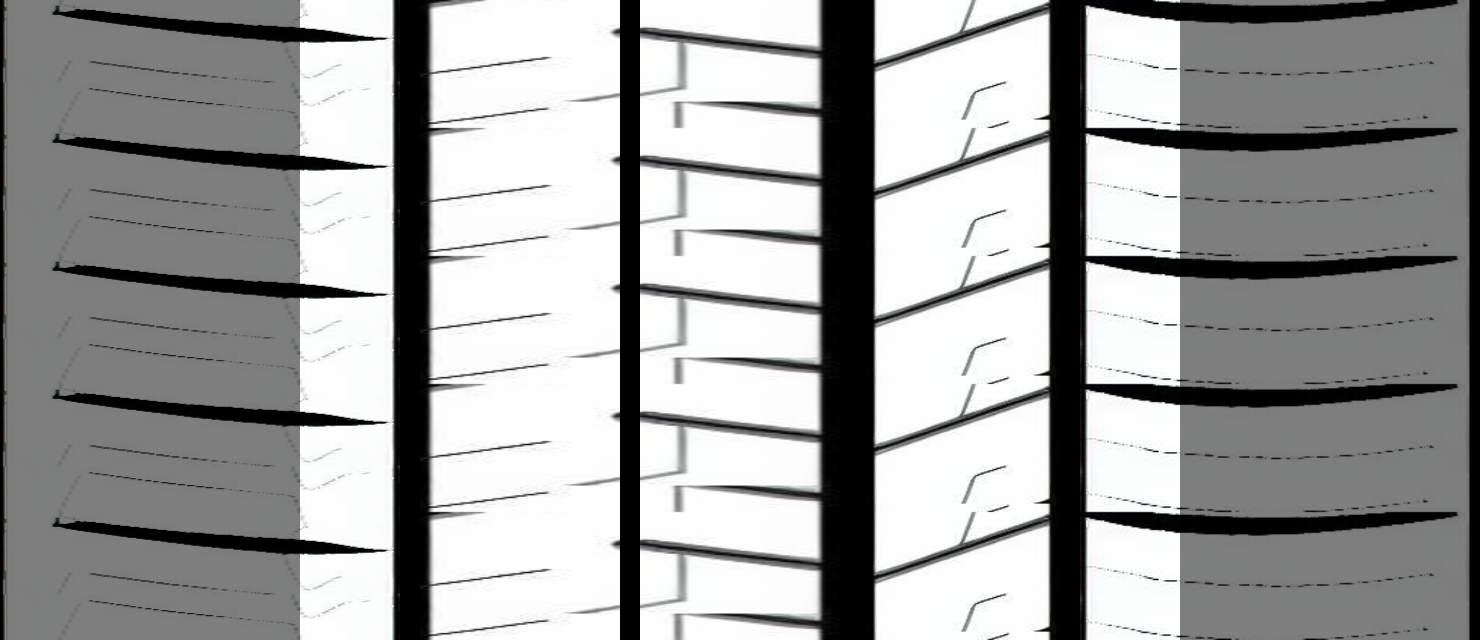
#> input picture tests/datasets/stitching/correct_continuity1.png, 1480 x 640 px
$ python -i longitudinal_groove.py   (imports and definitions only)
#> lines starting #> are read from the running program, lines starting #| are printed output that depends on the picture; after the words box and inside, x2 and y2 are one past the last pixel; in counts of white or black regions, pixels touching at a corner belong together
### tire_ai_pattern/utils/logger.py
# -*- coding: utf-8 -*-

"""
日志模块

提供标准化的日志系统。
"""

import logging
from datetime import datetime
from pathlib import Path
from typing import Optional


# 项目根目录（logger.py 位于 tire_ai_pattern/utils/ 下，上溯两级即为项目根）
_PROJECT_ROOT = Path(__file__).resolve().parent.parent.parent


def _ensure_file_handler(logger: logging.Logger, level: int, formatter: logging.Formatter) -> None:
    """确保 logger 拥有文件 handler，写入 .logs/project.log。"""
    _log_dir = _PROJECT_ROOT / ".logs"
    _log_dir.mkdir(parents=True, exist_ok=True)
    _file_handler = logging.FileHandler(str(_log_dir / "project.log"), encoding="utf-8")
    _file_handler.setLevel(level)
    _file_handler.setFormatter(formatter)
    logger.addHandler(_file_handler)


def setup_logger(
    name: str = "giti_tire",
    level: str = "INFO",
    log_file: Optional[str] = None,
    console_output: bool = True
) -> logging.Logger:
    """
    设置并返回一个配置好的日志记录器。

    所有项目日志统一写入 .logs/project.log（文件 handler 等级为 DEBUG，
    保证 debug 级别日志也能落盘），控制台输出等级由 level 参数控制。

    Args:
        name: 日志记录器名称
        level: 日志级别 (DEBUG, INFO, WARNING, ERROR, CRITICAL)
        log_file: 日志文件路径（可选，不影响默认 .logs/project.log）
        console_output: 是否输出到控制台

    Returns:
        配置好的日志记录器
    """
    logger = logging.getLogger(name)
    logger.setLevel(getattr(logging, level.upper()))

    # 避免重复添加处理器
    if logger.handlers:
        return logger

    formatter = logging.Formatter(
        '%(asctime)s - %(name)s - %(levelname)s - %(message)s',
        datefmt='%Y-%m-%d %H:%M:%S'
    )

    # —— 默认文件 handler：所有日志统一写入 .logs/project.log ——
    _ensure_file_handler(logger, logging.DEBUG, formatter)

    # 显式指定的 log_file（额外输出）
    if log_file:
        log_path = Path(log_file)
        log_dir = log_path.parent
        if log_dir != Path('.') and not log_dir.exists():
            log_dir.mkdir(parents=True, exist_ok=True)

        file_handler = logging.FileHandler(str(log_path), encoding='utf-8')
        file_handler.setLevel(getattr(logging, level.upper()))
        file_handler.setFormatter(formatter)
        logger.addHandler(file_handler)

    # 控制台处理器
    if console_output:
        console_handler = logging.StreamHandler()
        console_handler.setLevel(getattr(logging, level.upper()))
        console_handler.setFormatter(formatter)
        logger.addHandler(console_handler)

    return logger


def get_logger(name: str = "giti_tire") -> logging.Logger:
    """
    获取或创建日志记录器。

    Args:
        name: 日志记录器名称

    Returns:
        日志记录器实例
    """
    if not hasattr(logging.Logger, 'manager'):
        return setup_logger(name)

    logger = logging.getLogger(name)
    if not logger.handlers:
        return setup_logger(name)
    return logger


class LoggerMixin:
    """日志记录器混入类，为类提供日志功能。"""

    # [4 lines left out: function logger, not called in this run]


# 创建默认日志记录器
default_logger = get_logger("tire-ai-pattern")

### tire_ai_pattern/core/detection/longitudinal_groove.py
from __future__ import annotations

from dataclasses import dataclass

import cv2
import numpy as np

from tire_ai_pattern.common.exceptions import InputDataError, InputTypeError
from tire_ai_pattern.utils.logger import get_logger


RowData = list[tuple[int, float, float]]
Segment = tuple[float, float, int, int]

logger = get_logger(__name__)
#> further down, picture is the input picture: shape (640, 1480, 3); mean B, G, R 161, 161.2, 160.8


@dataclass
class _ActiveTrack:
    """逐行追踪中的临时纵向轨迹。"""

    data: RowData
    last_row: int
    last_center_x: float


def detect_longitudinal_grooves(
    image: np.ndarray,
    nominal_width_px: float = 4.0,
    min_width_px: int = 3,
    max_width_px: int = 12,
    narrow_cluster_px: int = 12,
    edge_margin_px: int = 13,
    min_segment_length_px: int = 16,
    max_angle_deg: float = 30.0,
    is_debug: bool = False,
) -> tuple[int, list[float], list[float], np.ndarray | None, np.ndarray | None]:
    """
    检测小图中的纵向细沟或纵向钢片。

    算法层只负责输出检测特征，不接收小图类型，不进行打分，也不判断 center/side 的数量是否合规。
    调用方可基于 ``groove_count``、``groove_positions_px`` 和 ``groove_widths_px`` 执行后续业务逻辑。

    参数：
        image: BGR 图像数组，形状必须为 ``(H, W, 3)``。
        nominal_width_px: 纵向细沟名义宽度，单位为像素。
        min_width_px: 候选线段的最小逐行均值宽度，单位为像素。
        max_width_px: 候选线段的最大逐行均值宽度，单位为像素。
        narrow_cluster_px: 单行窄簇筛选宽度上限，单位为像素。
        edge_margin_px: 左右边缘忽略宽度，单位为像素。
        min_segment_length_px: 候选线段的最小纵向长度，单位为像素。
        max_angle_deg: 相邻行中心点允许偏离竖直方向的最大角度。
        is_debug: 为 ``True`` 时返回 ``line_mask`` 和 ``debug_image``；否则二者为 ``None``。

    返回：
        五元组：纵向细沟数量、中心位置列表、宽度列表、掩码、调试图。

    抛出异常：
        InputTypeError: 入参类型不符合约定。
        InputDataError: 入参数据内容不满足算法前置条件。
    """
    _validate_inputs(
        image=image,
        nominal_width_px=nominal_width_px,
        min_width_px=min_width_px,
        max_width_px=max_width_px,
        narrow_cluster_px=narrow_cluster_px,
        edge_margin_px=edge_margin_px,
        min_segment_length_px=min_segment_length_px,
        max_angle_deg=max_angle_deg,
        is_debug=is_debug,
    )
    logger.debug("开始纵向细沟检测")

    gray_image = cv2.cvtColor(image, cv2.COLOR_BGR2GRAY)
    blurred_image = cv2.GaussianBlur(gray_image, (3, 3), 0)
    binary_image = cv2.adaptiveThreshold(
        blurred_image,
        255,
        cv2.ADAPTIVE_THRESH_GAUSSIAN_C,
        cv2.THRESH_BINARY_INV,
        blockSize=31,
        C=5,
    )
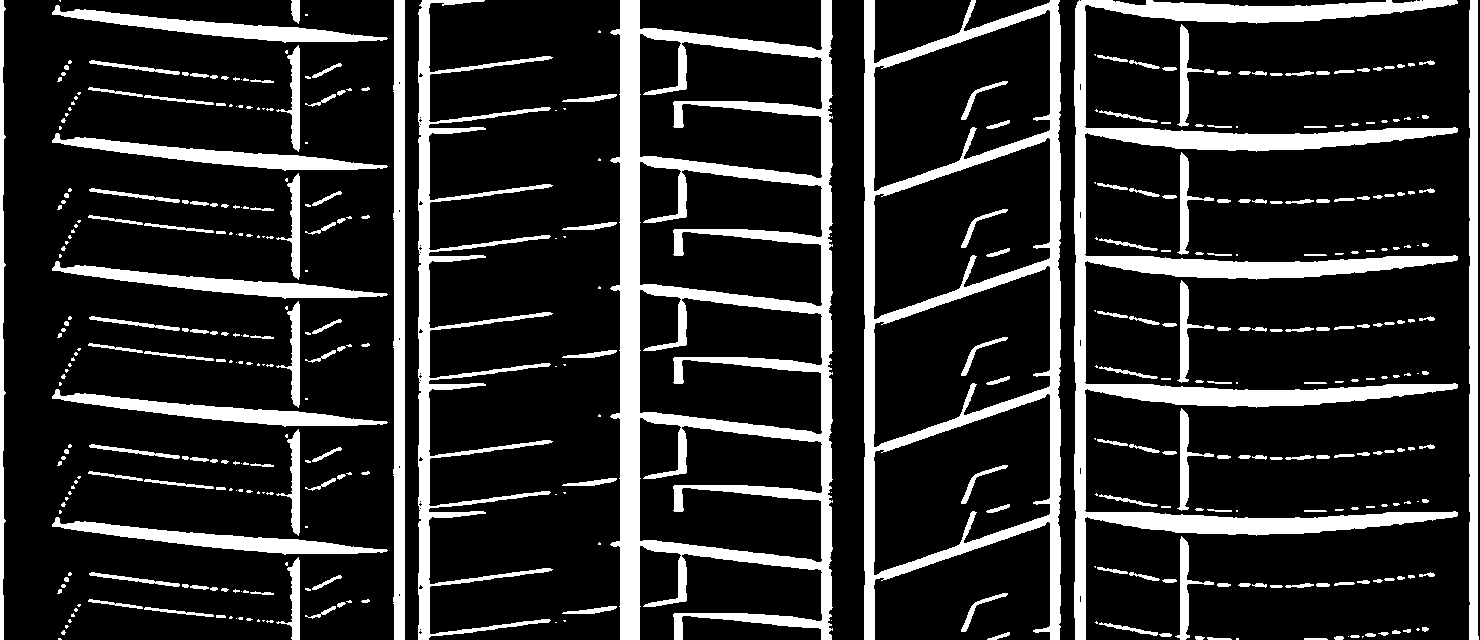
#> binary_image: shape (640, 1480); 17.6% white; 411 white regions (183 under 20 px), largest, box (x1, y1, x2, y2) and area: (610, 0, 833, 640) 38381, (1074, 0, 1458, 640) 33148, (864, 0, 1061, 640) 22950

    dedup_distance_px = nominal_width_px * 2.0
    positions, groove_count, line_mask, widths = _analyze_vertical_lines(
        binary=binary_image,
        min_width_px=min_width_px,
        narrow_cluster_px=narrow_cluster_px,
        edge_margin_px=edge_margin_px,
        min_segment_length_px=min_segment_length_px,
        max_angle_deg=max_angle_deg,
        max_width_px=max_width_px,
        dedup_distance_px=dedup_distance_px,
    )

    result_mask = None
    debug_image = None
    if is_debug:
        result_mask = line_mask
        debug_image = _draw_debug_image(
            image=image,
            line_mask=line_mask,
            positions=positions,
            count=groove_count,
        )

    logger.debug("纵向细沟检测完成，数量=%d，位置=%s", groove_count, positions)
    return groove_count, positions, widths, result_mask, debug_image


def _validate_inputs(
    image: np.ndarray,
    nominal_width_px: float,
    min_width_px: int,
    max_width_px: int,
    narrow_cluster_px: int,
    edge_margin_px: int,
    min_segment_length_px: int,
    max_angle_deg: float,
    is_debug: bool,
) -> None:
    if not isinstance(image, np.ndarray):
        raise InputTypeError("detect_longitudinal_grooves", "image", "np.ndarray", type(image).__name__)
    if image.ndim != 3 or image.shape[2] != 3:
        raise InputDataError("detect_longitudinal_grooves", "image", "expected BGR image with shape (H, W, 3)", image.shape)
    if not isinstance(is_debug, bool):
        raise InputTypeError("detect_longitudinal_grooves", "is_debug", "bool", type(is_debug).__name__)

    _validate_positive_number("nominal_width_px", nominal_width_px)
    _validate_positive_int("min_width_px", min_width_px)
    _validate_positive_int("max_width_px", max_width_px)
    _validate_positive_int("narrow_cluster_px", narrow_cluster_px)
    _validate_non_negative_int("edge_margin_px", edge_margin_px)
    _validate_positive_int("min_segment_length_px", min_segment_length_px)
    _validate_positive_number("max_angle_deg", max_angle_deg)

    if max_width_px < min_width_px:
        raise InputDataError("detect_longitudinal_grooves", "max_width_px", "must be greater than or equal to min_width_px", max_width_px)
    if narrow_cluster_px < min_width_px:
        raise InputDataError("detect_longitudinal_grooves", "narrow_cluster_px", "must be greater than or equal to min_width_px", narrow_cluster_px)
    if max_angle_deg >= 85:
        raise InputDataError("detect_longitudinal_grooves", "max_angle_deg", "must be less than 85", max_angle_deg)


def _is_real_number(value: object) -> bool:
    return isinstance(value, (int, float)) and not isinstance(value, bool)


def _validate_positive_number(param: str, value: object) -> None:
    if not _is_real_number(value):
        raise InputTypeError("detect_longitudinal_grooves", param, "int or float", type(value).__name__)
    if value <= 0:
        raise InputDataError("detect_longitudinal_grooves", param, "must be positive", value)


def _validate_positive_int(param: str, value: object) -> None:
    if not isinstance(value, int) or isinstance(value, bool):
        raise InputTypeError("detect_longitudinal_grooves", param, "int", type(value).__name__)
    if value <= 0:
        raise InputDataError("detect_longitudinal_grooves", param, "must be positive", value)


def _validate_non_negative_int(param: str, value: object) -> None:
    if not isinstance(value, int) or isinstance(value, bool):
        raise InputTypeError("detect_longitudinal_grooves", param, "int", type(value).__name__)
    if value < 0:
        raise InputDataError("detect_longitudinal_grooves", param, "must be non-negative", value)


def _bridge_small_vertical_gaps(binary: np.ndarray, max_gap_px: int = 4) -> np.ndarray:
    """用纵向闭运算桥接细沟中的小断点。"""
    kernel = cv2.getStructuringElement(cv2.MORPH_RECT, (1, max_gap_px + 1))
    return cv2.morphologyEx(binary, cv2.MORPH_CLOSE, kernel)


def _split_row_data_by_angle(
    row_data: RowData,
    max_angle_deg: float,
    smooth_half_window: int = 3,
) -> list[RowData]:
    """按局部偏转角度把一条轨迹切分为若干近竖直子段。"""
    if not row_data:
        return []
    if len(row_data) == 1:
        return [row_data]

    center_values = np.array([row_item[1] for row_item in row_data], dtype=np.float64)
    smoothed_centers = np.array(
        [
            center_values[max(0, index - smooth_half_window): min(len(row_data), index + smooth_half_window + 1)].mean()
            for index in range(len(row_data))
        ]
    )

    max_slope = float(np.tan(np.radians(max_angle_deg)))
    segments: list[RowData] = []
    segment_start = 0

    for row_index in range(1, len(row_data)):
        previous_row = row_data[row_index - 1][0]
        current_row = row_data[row_index][0]
        row_gap = max(1, current_row - previous_row)
        center_delta = abs(smoothed_centers[row_index] - smoothed_centers[row_index - 1])

        if center_delta > max_slope * row_gap:
            segments.append(row_data[segment_start:row_index])
            segment_start = row_index

    segments.append(row_data[segment_start:])
    return [segment for segment in segments if segment]


def _build_groove_tracks(
    all_row_clusters: list[tuple[int, list[tuple[int, int]]]],
    max_dx: float = 8.0,
    max_gap_rows: int = 5,
) -> list[RowData]:
    """根据逐行窄簇构建跨行纵向轨迹。"""
    active_tracks: list[_ActiveTrack] = []
    finished_tracks: list[RowData] = []

    for row_index, clusters in all_row_clusters:
        cluster_info = [((start_col + end_col) / 2.0, float(end_col - start_col + 1)) for start_col, end_col in clusters]

        still_active: list[_ActiveTrack] = []
        for track in active_tracks:
            if row_index - track.last_row > max_gap_rows:
                finished_tracks.append(track.data)
            else:
                still_active.append(track)
        active_tracks = still_active

        candidates: list[tuple[float, int, int]] = []
        for track_index, track in enumerate(active_tracks):
            for cluster_index, (center_x, _row_width) in enumerate(cluster_info):
                distance = abs(center_x - track.last_center_x)
                if distance <= max_dx:
                    candidates.append((distance, track_index, cluster_index))
        candidates.sort()

        matched_tracks: set[int] = set()
        matched_clusters: set[int] = set()
        for _distance, track_index, cluster_index in candidates:
            if track_index in matched_tracks or cluster_index in matched_clusters:
                continue
            center_x, row_width = cluster_info[cluster_index]
            active_tracks[track_index].data.append((row_index, center_x, row_width))
            active_tracks[track_index].last_row = row_index
            active_tracks[track_index].last_center_x = center_x
            matched_tracks.add(track_index)
            matched_clusters.add(cluster_index)

        for cluster_index, (center_x, row_width) in enumerate(cluster_info):
            if cluster_index not in matched_clusters:
                active_tracks.append(_ActiveTrack(data=[(row_index, center_x, row_width)], last_row=row_index, last_center_x=center_x))

    for track in active_tracks:
        finished_tracks.append(track.data)
    return finished_tracks


def _analyze_vertical_lines(
    binary: np.ndarray,
    min_width_px: int,
    narrow_cluster_px: int,
    edge_margin_px: int = 0,
    min_segment_length_px: int = 1,
    max_angle_deg: float = 30.0,
    max_width_px: int = 12,
    dedup_distance_px: float = 8.0,
) -> tuple[list[float], int, np.ndarray, list[float]]:
    """从二值图中提取纵向细沟位置、数量、掩码和宽度。"""
#> called with min_width_px = 3, narrow_cluster_px = 12, edge_margin_px = 13, min_segment_length_px = 16, max_angle_deg = 30, max_width_px = 12, dedup_distance_px = 8
    working_binary = binary.copy()
    image_width = binary.shape[1]

    if edge_margin_px > 0:
        working_binary[:, :edge_margin_px] = 0
        working_binary[:, max(0, image_width - edge_margin_px):] = 0

    bridged_binary = _bridge_small_vertical_gaps(working_binary, max_gap_px=4)
#> in _bridge_small_vertical_gaps, `return cv2.morphologyEx(binary, cv2.MORPH_CLOSE, kernel)`:
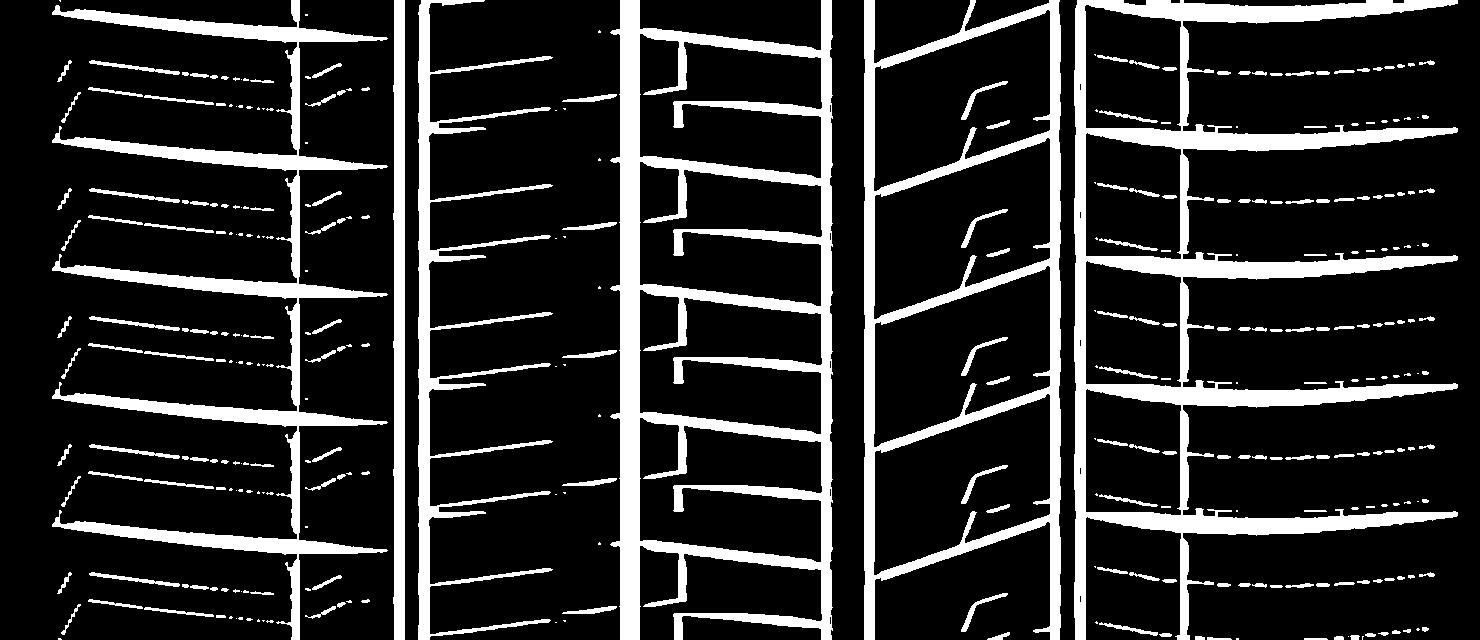
#> returned value: shape (640, 1480); 16.9% white; 328 white regions (120 under 20 px), largest, box (x1, y1, x2, y2) and area: (610, 0, 833, 640) 38646, (1074, 0, 1458, 640) 38574, (52, 0, 388, 640) 23371
    max_tilt_vertical_span = int(min_width_px / np.tan(np.radians(max_angle_deg)))
    vertical_open_height = max(3, min(max_tilt_vertical_span, min_segment_length_px // 2))
    open_kernel = cv2.getStructuringElement(cv2.MORPH_RECT, (1, vertical_open_height))
    bridged_binary = cv2.morphologyEx(bridged_binary, cv2.MORPH_OPEN, open_kernel)
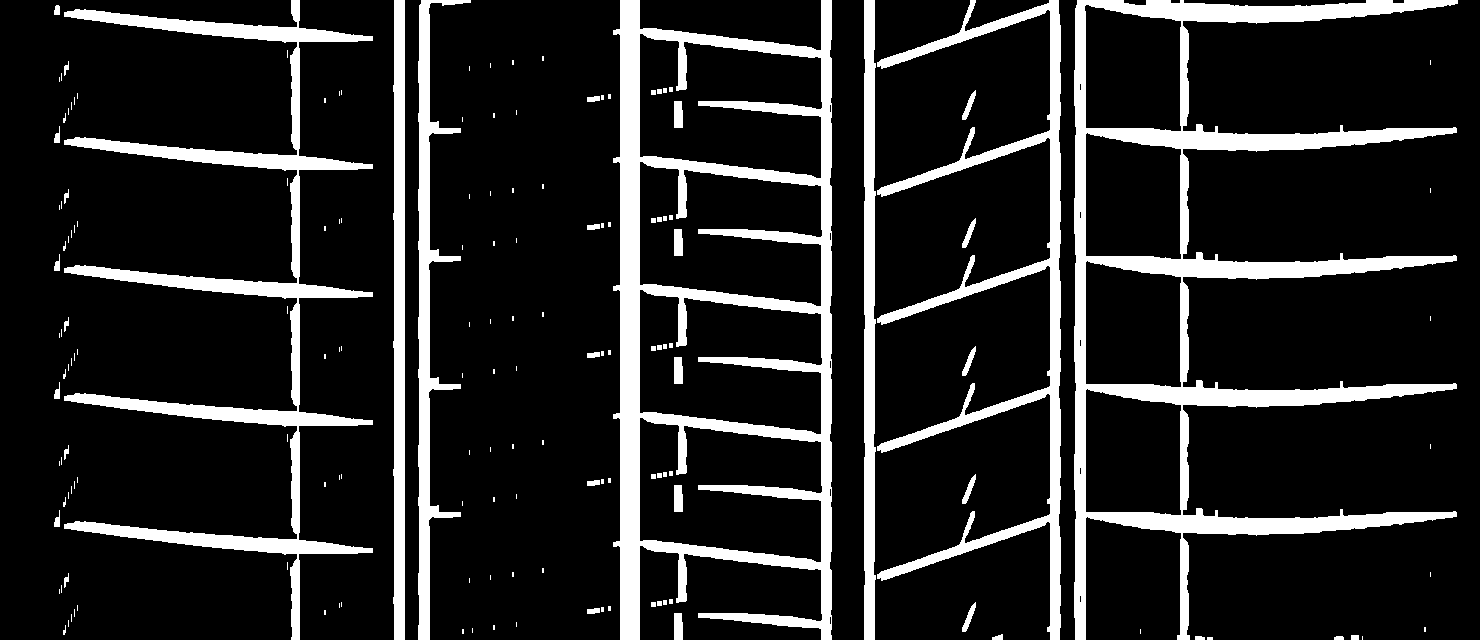
#> bridged_binary: shape (640, 1480); 14.7% white; 166 white regions (110 under 20 px), largest, box (x1, y1, x2, y2) and area: (1074, 0, 1458, 640) 37896, (613, 0, 832, 640) 36365, (64, 0, 373, 640) 22374

    label_count, labels, stats, _centroids = cv2.connectedComponentsWithStats(
        (bridged_binary > 0).astype(np.uint8), connectivity=8
    )
#> labels: shape (640, 1480) int32; 167 distinct labels, from 0 to 166
#> label_count = 167; stats = 167 rows, first 6: [0, 0, 1480, 640, 808169], [64, 0, 309, 640, 22374], [393, 0, 12, 640, 7075], [418, 0, 53, 640, 8254], [613, 0, 219, 640, 36365], [864, 0, 12, 640, 6930]
#> (the rest of the program and of its run is left out)
